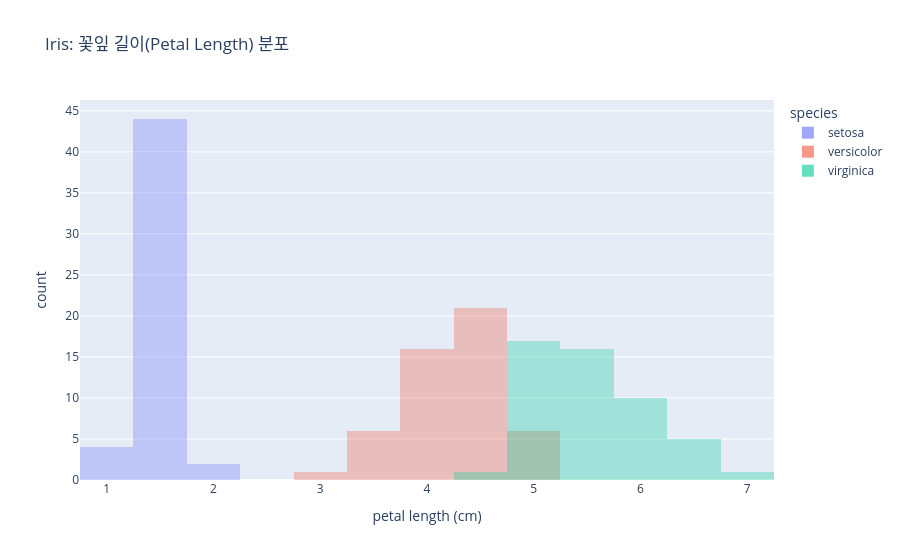

Write notebook code for a chart like this one.
### Markdown cell above
> **산점도에서 읽어내야 할 것:**
> - 꽃잎(petal) 그래프: setosa가 완전히 분리됨 → 쉽게 구분 가능
> - 꽃받침(sepal) 그래프: 세 품종이 많이 겹침 → 이 피처만으로는 분류 어려움
> - versicolor와 virginica는 꽃잎 그래프에서도 일부 겹침 → 모델이 헷갈릴 수 있는 구간

### Code cell
# sns.histplot(
#     data=df, x="petal length (cm)", hue="species",
#     element="step", stat="density", common_norm=False
# )
# plt.title("Iris: Petal length distribution by species")
# plt.show()

# 히스토그램: 특정 피처의 분포를 품종별로 비교
fig = px.histogram(
    df,
    x="petal length (cm)",
    color="species",
    barmode="overlay",
    nbins=20,
    title="Iris: 꽃잎 길이(Petal Length) 분포"
)
fig.update_traces(opacity=0.6)
fig.show()

### Figure 1 — Plotly figure (JSON) as saved in the notebook; plotly's stock layout.template omitted (floating-point values rounded to 4 significant figures)
{"data": [{"bingroup": "x", "hovertemplate": "species=setosa<br>petal length (cm)=%{x}<br>count=%{y}<extra></extra>", "legendgroup": "setosa", "marker": {"color": "#636efa", "opacity": 0.5, "pattern": {"shape": ""}}, "name": "setosa", "nbinsx": 20, "opacity": 0.6, "orientation": "v", "showlegend": true, "type": "histogram", "x": [1.4, 1.4, 1.3, 1.5, 1.4, 1.7, 1.4, 1.5, 1.4, 1.5, 1.5, 1.6, 1.4, 1.1, 1.2, 1.5, 1.3, 1.4, 1.7, 1.5, 1.7, 1.5, 1.0, 1.7, 1.9, 1.6, 1.6, 1.5, 1.4, 1.6, 1.6, 1.5, 1.5, 1.4, 1.5, 1.2, 1.3, 1.4, 1.3, 1.5, 1.3, 1.3, 1.3, 1.6, 1.9, 1.4, 1.6, 1.4, 1.5, 1.4], "xaxis": "x", "yaxis": "y"}, {"bingroup": "x", "hovertemplate": "species=versicolor<br>petal length (cm)=%{x}<br>count=%{y}<extra></extra>", "legendgroup": "versicolor", "marker": {"color": "#EF553B", "opacity": 0.5, "pattern": {"shape": ""}}, "name": "versicolor", "nbinsx": 20, "opacity": 0.6, "orientation": "v", "showlegend": true, "type": "histogram", "x": [4.7, 4.5, 4.9, 4.0, 4.6, 4.5, 4.7, 3.3, 4.6, 3.9, 3.5, 4.2, 4.0, 4.7, 3.6, 4.4, 4.5, 4.1, 4.5, 3.9, 4.8, 4.0, 4.9, 4.7, 4.3, 4.4, 4.8, 5.0, 4.5, 3.5, 3.8, 3.7, 3.9, 5.1, 4.5, 4.5, 4.7, 4.4, 4.1, 4.0, 4.4, 4.6, 4.0, 3.3, 4.2, 4.2, 4.2, 4.3, 3.0, 4.1], "xaxis": "x", "yaxis": "y"}, {"bingroup": "x", "hovertemplate": "species=virginica<br>petal length (cm)=%{x}<br>count=%{y}<extra></extra>", "legendgroup": "virginica", "marker": {"color": "#00cc96", "opacity": 0.5, "pattern": {"shape": ""}}, "name": "virginica", "nbinsx": 20, "opacity": 0.6, "orientation": "v", "showlegend": true, "type": "histogram", "x": [6.0, 5.1, 5.9, 5.6, 5.8, 6.6, 4.5, 6.3, 5.8, 6.1, 5.1, 5.3, 5.5, 5.0, 5.1, 5.3, 5.5, 6.7, 6.9, 5.0, 5.7, 4.9, 6.7, 4.9, 5.7, 6.0, 4.8, 4.9, 5.6, 5.8, 6.1, 6.4, 5.6, 5.1, 5.6, 6.1, 5.6, 5.5, 4.8, 5.4, 5.6, 5.1, 5.1, 5.9, 5.7, 5.2, 5.0, 5.2, 5.4, 5.1], "xaxis": "x", "yaxis": "y"}], "layout": {"barmode": "overlay", "legend": {"title": {"text": "species"}, "tracegroupgap": 0}, "title": {"text": "Iris: 꽃잎 길이(Petal Length) 분포"}, "xaxis": {"anchor": "y", "domain": [0, 1], "title": {"text": "petal length (cm)"}}, "yaxis": {"anchor": "x", "domain": [0, 1], "title": {"text": "count"}}}}
